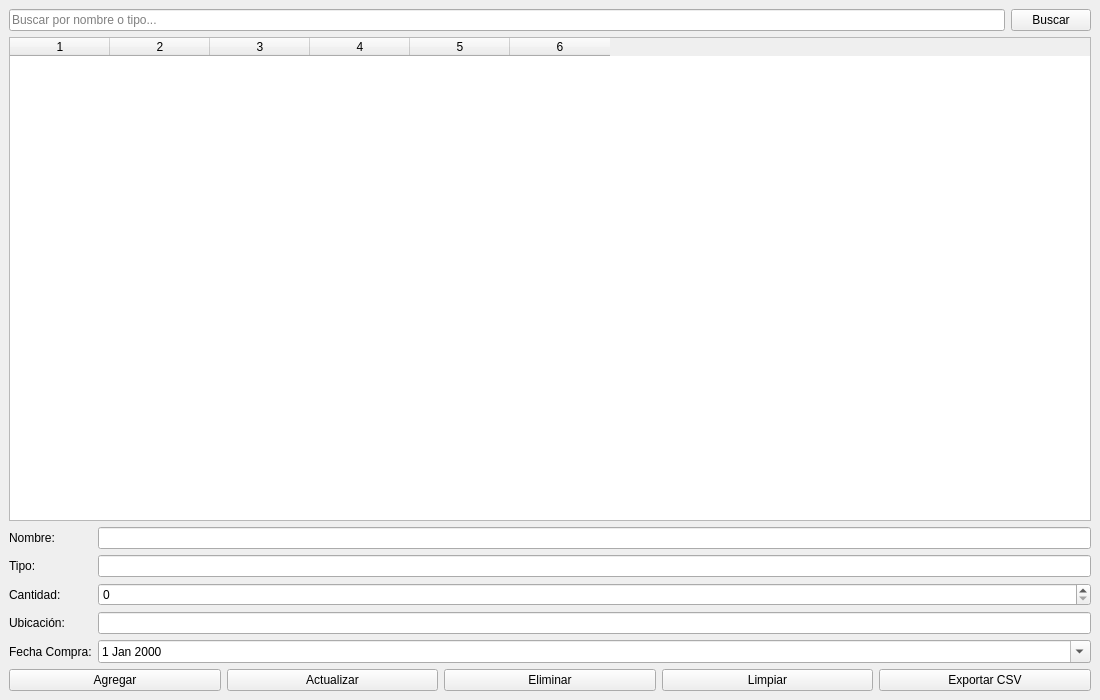
<?xml version="1.0" encoding="UTF-8"?>
<ui version="4.0">
 <class>MainWindow</class>
 <widget class="QMainWindow" name="MainWindow">
  <property name="geometry">
   <rect>
    <x>0</x>
    <y>0</y>
    <width>1100</width>
    <height>700</height>
   </rect>
  </property>
  <property name="windowTitle">
   <string>Sistema de Inventario</string>
  </property>
  <widget class="QWidget" name="centralwidget">
   <layout class="QVBoxLayout" name="verticalLayout">
    <item>
     <layout class="QHBoxLayout" name="searchLayout">
      <item>
       <widget class="QLineEdit" name="searchInput">
        <property name="placeholderText">
         <string>Buscar por nombre o tipo...</string>
        </property>
       </widget>
      </item>
      <item>
       <widget class="QPushButton" name="btnSearch">
        <property name="text">
         <string>Buscar</string>
        </property>
       </widget>
      </item>
     </layout>
    </item>
    <item>
     <widget class="QTableWidget" name="tableInventory">
      <property name="editTriggers">
       <set>QAbstractItemView::NoEditTriggers</set>
      </property>
      <property name="selectionBehavior">
       <enum>QAbstractItemView::SelectRows</enum>
      </property>
      <property name="columnCount">
       <number>6</number>
      </property>
      <property name="horizontalHeaderLabels" stdset="0">
       <stringlist>
        <string>ID</string>
        <string>Nombre</string>
        <string>Tipo</string>
        <string>Cantidad</string>
        <string>Ubicación</string>
        <string>Fecha Compra</string>
       </stringlist>
      </property>
      <column/>
      <column/>
      <column/>
      <column/>
      <column/>
      <column/>
     </widget>
    </item>
    <item>
     <layout class="QFormLayout">
      <item row="0" column="0">
       <widget class="QLabel" name="labelName">
        <property name="text">
         <string>Nombre:</string>
        </property>
       </widget>
      </item>
      <item row="0" column="1">
       <widget class="QLineEdit" name="inputName"/>
      </item>
      <item row="1" column="0">
       <widget class="QLabel" name="labelType">
        <property name="text">
         <string>Tipo:</string>
        </property>
       </widget>
      </item>
      <item row="1" column="1">
       <widget class="QLineEdit" name="inputType"/>
      </item>
      <item row="2" column="0">
       <widget class="QLabel" name="labelQuantity">
        <property name="text">
         <string>Cantidad:</string>
        </property>
       </widget>
      </item>
      <item row="2" column="1">
       <widget class="QSpinBox" name="inputQuantity">
        <property name="maximum">
         <number>999999</number>
        </property>
       </widget>
      </item>
      <item row="3" column="0">
       <widget class="QLabel" name="labelLocation">
        <property name="text">
         <string>Ubicación:</string>
        </property>
       </widget>
      </item>
      <item row="3" column="1">
       <widget class="QLineEdit" name="inputLocation"/>
      </item>
      <item row="4" column="0">
       <widget class="QLabel" name="labelDate">
        <property name="text">
         <string>Fecha Compra:</string>
        </property>
       </widget>
      </item>
      <item row="4" column="1">
       <widget class="QDateEdit" name="inputDate">
        <property name="calendarPopup">
         <bool>true</bool>
        </property>
       </widget>
      </item>
     </layout>
    </item>
    <item>
     <layout class="QHBoxLayout" name="buttonsLayout">
      <item>
       <widget class="QPushButton" name="btnAdd">
        <property name="text">
         <string>Agregar</string>
        </property>
       </widget>
      </item>
      <item>
       <widget class="QPushButton" name="btnUpdate">
        <property name="text">
         <string>Actualizar</string>
        </property>
       </widget>
      </item>
      <item>
       <widget class="QPushButton" name="btnDelete">
        <property name="text">
         <string>Eliminar</string>
        </property>
       </widget>
      </item>
      <item>
       <widget class="QPushButton" name="btnClear">
        <property name="text">
         <string>Limpiar</string>
        </property>
       </widget>
      </item>
      <item>
       <widget class="QPushButton" name="btnExport">
        <property name="text">
         <string>Exportar CSV</string>
        </property>
       </widget>
      </item>
     </layout>
    </item>
   </layout>
  </widget>
 </widget>
 <resources/>
 <connections/>
</ui>
